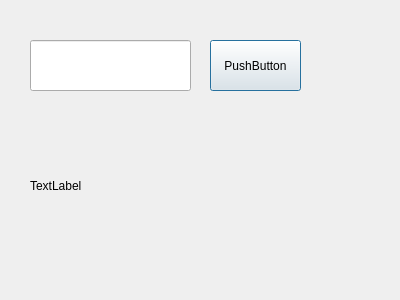
<?xml version="1.0" encoding="UTF-8"?>
<ui version="4.0">
 <class>Dialog</class>
 <widget class="QDialog" name="Dialog">
  <property name="geometry">
   <rect>
    <x>0</x>
    <y>0</y>
    <width>400</width>
    <height>300</height>
   </rect>
  </property>
  <property name="windowTitle">
   <string>Dialog</string>
  </property>
  <widget class="QLineEdit" name="lineEdit">
   <property name="geometry">
    <rect>
     <x>30</x>
     <y>40</y>
     <width>161</width>
     <height>51</height>
    </rect>
   </property>
  </widget>
  <widget class="QPushButton" name="pushButton">
   <property name="geometry">
    <rect>
     <x>210</x>
     <y>40</y>
     <width>91</width>
     <height>51</height>
    </rect>
   </property>
   <property name="text">
    <string>PushButton</string>
   </property>
  </widget>
  <widget class="QLabel" name="label">
   <property name="geometry">
    <rect>
     <x>30</x>
     <y>120</y>
     <width>271</width>
     <height>131</height>
    </rect>
   </property>
   <property name="text">
    <string>TextLabel</string>
   </property>
  </widget>
 </widget>
 <resources/>
 <connections/>
</ui>
